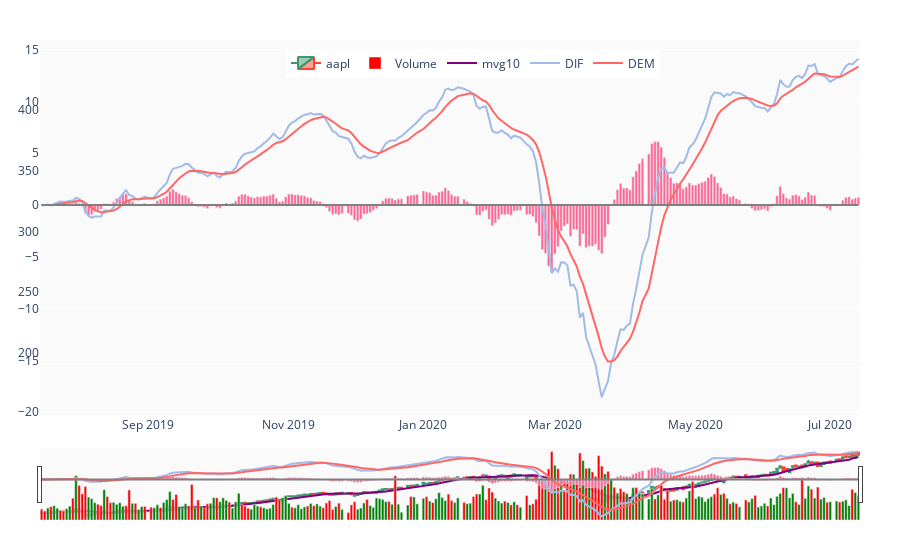

Notebook code for this chart:
### Code cell
pp.remove_subplot()
pp.show()

### Figure 1 — Plotly figure (JSON) as saved in the notebook; plotly's stock layout.template omitted (floating-point values rounded to 4 significant figures; data arrays with more than 128 entries replaced by an {"elided": "..."} marker saying what was removed)
{"data": [{"close": {"elided": "253 float values"}, "high": {"elided": "253 float values"}, "low": {"elided": "253 float values"}, "name": "aapl", "open": {"elided": "253 float values"}, "type": "candlestick", "x": {"elided": "253 str values"}, "yaxis": "y"}, {"marker": {"color": {"elided": "253 str values"}}, "name": "Volume", "type": "bar", "x": {"elided": "253 str values"}, "y": {"elided": "253 int values"}, "yaxis": "y2"}, {"line": {"color": "purple"}, "mode": "lines", "name": "mvg10", "showlegend": true, "type": "scatter", "x": {"elided": "253 str values"}, "y": {"elided": "253 float values"}, "yaxis": "y"}, {"line": {"color": "#a0bbe8"}, "mode": "lines", "name": "DIF", "showlegend": true, "type": "scatter", "x": {"elided": "253 str values"}, "y": {"elided": "253 float values"}, "yaxis": "y3"}, {"line": {"color": "#ff6767"}, "mode": "lines", "name": "DEM", "showlegend": true, "type": "scatter", "x": {"elided": "253 str values"}, "y": {"elided": "253 float values"}, "yaxis": "y3"}, {"line": {"color": "grey"}, "mode": "lines", "name": "macdBase1", "showlegend": false, "type": "scatter", "x": {"elided": "253 str values"}, "y": {"elided": "253 int values"}, "yaxis": "y3"}, {"name": "osc", "showlegend": false, "type": "bar", "x": {"elided": "253 str values"}, "y": {"elided": "253 float values"}, "yaxis": "y3"}], "layout": {"legend": {"orientation": "h", "x": 0.3, "y": 0.9, "yanchor": "bottom"}, "margin": {"b": 40, "l": 40, "r": 40, "t": 40}, "plot_bgcolor": "rgb(250, 250, 250)", "xaxis": {"anchor": "y2", "rangebreaks": [{"bounds": ["sat", "mon"]}, {"values": ["2015-12-25", "2016-01-01"]}], "rangeselector": {"visible": true}}, "yaxis": {"domain": [0.1, 0.85], "showticklabels": true}, "yaxis2": {"domain": [0, 0.1], "showticklabels": false}}}
